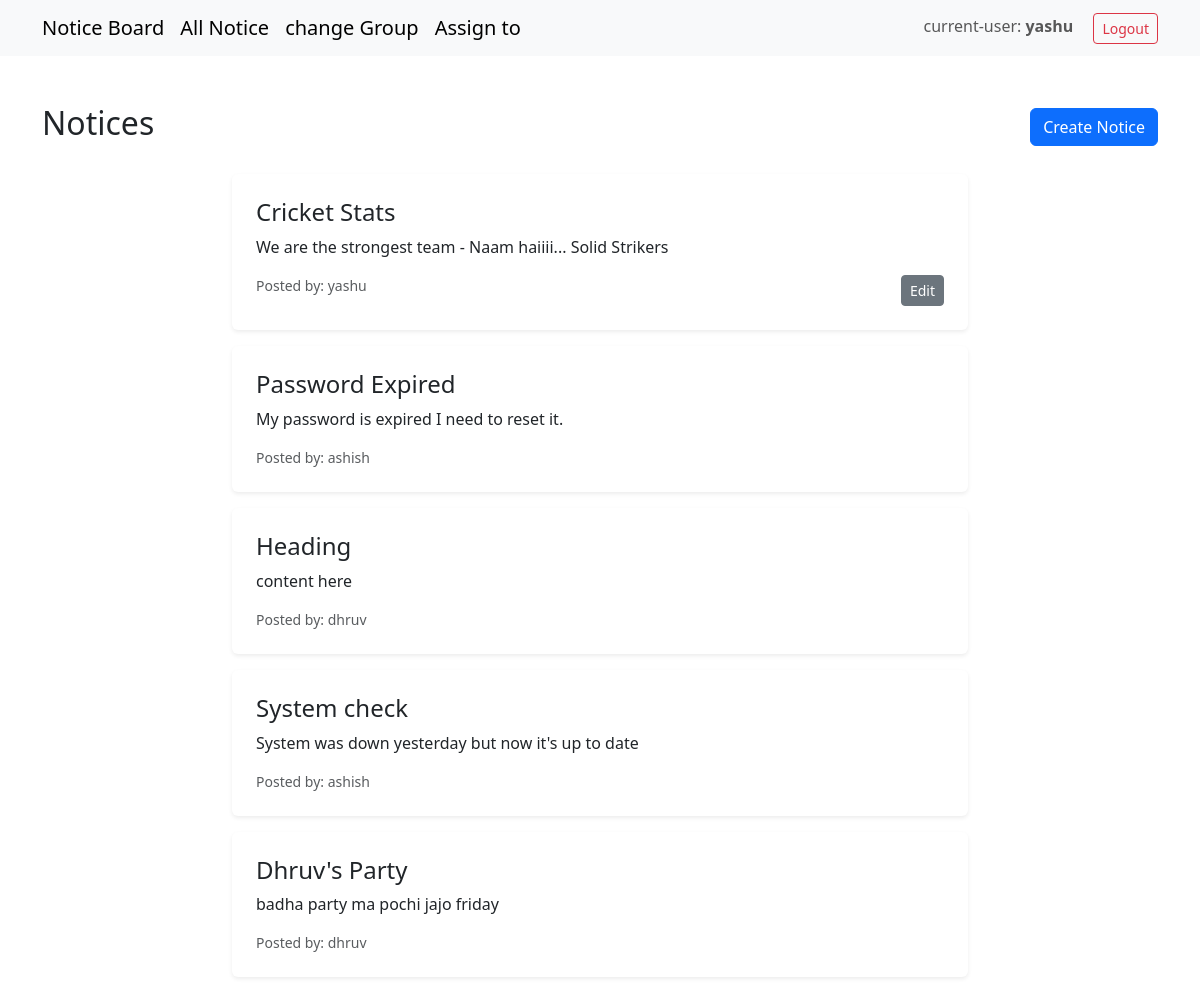
Page / (signed in) on the committed database.
### classroom/models.py (models this page shows)
class Notice(models.Model):
    title = models.CharField(max_length=100)
    content = models.TextField()
    date_posted = models.DateTimeField(auto_now_add=True)
    author = models.ForeignKey(User, on_delete=models.CASCADE, related_name='notices')

### classroom/views.py (the view)
# urls.py: path('', views.notice_list, name='notice_list'),
def notice_list(request):
    notices = Notice.objects.order_by('-date_posted')
    return render(request, 'classroom/notice_list.html', {'notices': notices})

### classroom/templatetags/filter_group.py (called while the page is built)
@register.filter(name='in_group')
def in_group(user, group_name):
    return user.groups.filter(name=group_name).exists()

### classroom/templates/classroom/notice_list.html (shortened to what this page needs)
{% extends "classroom/base.html" %}
{% load filter_group %}
{% load guardian_tags %}
{% block content %}
<div class="container mt-5">
    <div class="d-flex justify-content-between align-items-center mb-4">
        <h2>Notices</h2>
        {% if user.is_authenticated %}
            <a href="{% url 'notice_create' %}" class="btn btn-primary">Create Notice</a>
        {% endif %}
    </div>
    <div class="row justify-content-center">
        <div class="col-md-8">
            {% for notice in notices %}
            <div class="card shadow-sm p-4 mb-3 rounded border-0">
                <h4 class="text-head">{{ notice.title }}</h4>
                <p>{{ notice.content }}</p>
                <div class="d-flex justify-content-between">
                    <small class="text-muted">Posted by: {{ notice.author }}</small>
                    <div>
                        {% if request.user|in_group:'Student' %}
                            {% if "change_notice" in notice_perms %}
                                <a href="{% url 'notice_update' notice.id %}" class="btn btn-sm btn-secondary">Edit</a>
                            {% endif %}
                        {% endif %}
                    </div>
                </div>
            </div>
            {% empty %}
            <p class="text-center">No notices available.</p>
            {% endfor %}
        </div>
    </div>
</div>
{% endblock %}

### classroom/templates/classroom/base.html (shortened to what this page needs)
{% load filter_group %}
<!DOCTYPE html>
<html lang="en">
<head>
    <link rel="stylesheet" href="https://cdn.jsdelivr.net/npm/bootstrap@5.3.0/dist/css/bootstrap.min.css">
</head>
<body>
    <nav class="navbar navbar-expand-lg navbar-light bg-light">
        <div class="container">
            {% if user.is_authenticated %}
                <a class="navbar-brand" href="#">Notice Board</a>
                <a class="navbar-brand" href="{% url "notice_list" %}">All Notice</a>
                    <a class="navbar-brand" href="{% url "groups" %}">change Group</a>
                <a class="navbar-brand" href="{% url "assign_notice" %}">Assign to</a>
            {% endif %}
            <div class="ms-auto">
                {% if user.is_authenticated %}
                    <span class="navbar-text me-3">current-user: <strong>{{ user.username }}</strong></span>
                    <form action="{% url 'logout' %}" method="post" class="d-inline">
                        <button type="submit" class="btn btn-outline-danger btn-sm">Logout</button>
                    </form>
                {% else %}
                    <a href="{% url 'login' %}" class="btn btn-outline-primary btn-sm">Login</a>
                {% endif %}
            </div>
        </div>
    </nav>
    {% block content %}{% endblock %}
</body>
</html>

### rows in the picture
Notice: title "Cricket Stats", content "We are the strongest team - Naam haiiii... Solid Strikers", author "yashu", shows "Edit"
Notice: title "Password Expired", content "My password is expired I need to reset it.", author "ashish"
Notice: title "Heading", content "content here", author "dhruv"
Notice: title "System check", content "System was down yesterday but now it's up to date", author "ashish"
Notice: title "Dhruv's Party", content "badha party ma pochi jajo friday", author "dhruv"

### other values in the picture
{{ user.username }} "yashu"
